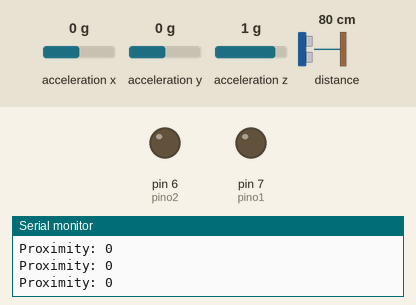
The sketch below on a simulated Arduino Uno, built with avr-gcc and run on an emulated ATmega328P. Parts: output pins drawn as LEDs (lit = HIGH), the last lines printed to the serial monitor. The inputs (shaded band) are chosen by the test bench; at power-on: distance to the obstacle 80 cm, acceleration x 0 g, acceleration y 0 g, acceleration z 1 g.

Above: at 1.2 s.
1.3 s: distance to the obstacle set to 24 cm
2.8 s: distance to the obstacle set to 20 cm
At 3.7 s:
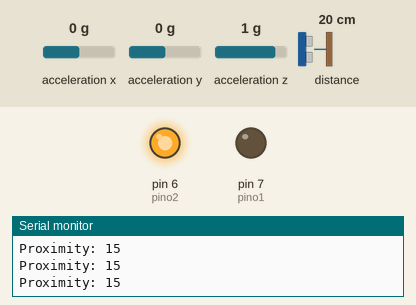
4.3 s: distance to the obstacle set to 35 cm
At 5.5 s:
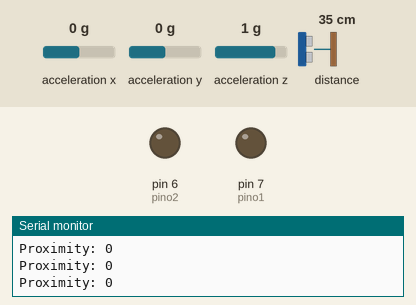
5.8 s: distance to the obstacle set to 2 cm
At 6.5 s:
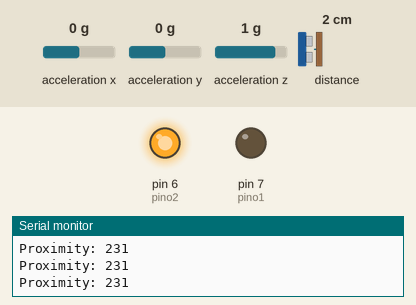
Timing chart, 0 to 8.3 s (numbered marks = the images above; inputs shaded):
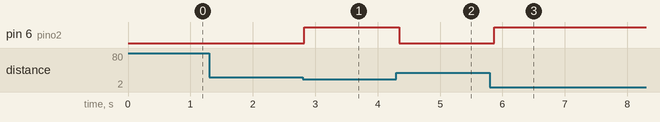

Measured:
- the behaviour switches between 22 and 21 cm on distance to the obstacle (found by bisection; images 0 and 1)
- after the input at 2.8 s, pin 6 (pino2): LOW → HIGH at once
- after the input at 4.3 s, pin 6 (pino2): HIGH → LOW at once
- after the input at 5.8 s, pin 6 (pino2): LOW → HIGH after 0.07 s

The sketch:

ProximitySensor___Fall.ino
```cpp
#include <Wire.h>

#include <Wire.h>
#include <SparkFun_APDS9960.h>
#include <SparkFun_ADXL345.h>
#include <ADXL345.h>
#define pino1 7
#define pino2 6
ADXL345 adxl = ADXL345();
// Global Variables

SparkFun_APDS9960 apds = SparkFun_APDS9960();
uint8_t proximity_data = 0;
int state;
void setup() {

  Serial.begin(9600);

  // Initialize ADXL345
  Serial.println("Initialize L3G4200D");

  adxl.powerOn();

  adxl.setFreeFallThreshold(4);       // (5 - 9) recommended - 62.5mg per increment
  adxl.setFreeFallDuration(15);       // (20 - 70) recommended - 5ms per increment

  // Initialize Serial port
  Serial.begin(9600);

  pinMode(pino1, OUTPUT);
  pinMode(pino2, OUTPUT);

  // Initialize APDS-9960 (configure I2C and initial values)
  if ( apds.init() ) {
    Serial.println(F("APDS-9960 initialization complete"));
  } else {
    Serial.println(F("Something went wrong during APDS-9960 init!"));
  }

  // Adjust the Proximity sensor gain
  if ( !apds.setProximityGain(PGAIN_2X) ) {
    Serial.println(F("Something went wrong trying to set PGAIN"));
  }

  // Start running the APDS-9960 proximity sensor (no interrupts)
  if ( apds.enableProximitySensor(false) ) {
    Serial.println(F("Proximity sensor is now running"));
  } else {
    Serial.println(F("Something went wrong during sensor init!"));
  }
  adxl.FreeFallINT(1);
}

void loop() {

  delay(50);

  int x, y, z;
  adxl.readAccel(&x, &y, &z);

  byte interrupts = adxl.getInterruptSource();

  // Free Fall Detection
  if (adxl.triggered(interrupts, ADXL345_FREE_FALL)) {
    Serial.println("*** FREE FALL ***");
    digitalWrite(pino1, HIGH);
  } else {
    digitalWrite(pino1, LOW);
  }

  // Read the proximity value
  if ( !apds.readProximity(proximity_data) ) {
    Serial.println("Error reading proximity value");
  } else {
    Serial.print("Proximity: ");
    Serial.println(proximity_data);
    if (proximity_data != 0) {
      digitalWrite(pino2, HIGH);
    } else {
      digitalWrite(pino2, LOW);
    }
  }

  // Wait 250 ms before next reading
  delay(250);
}
```
